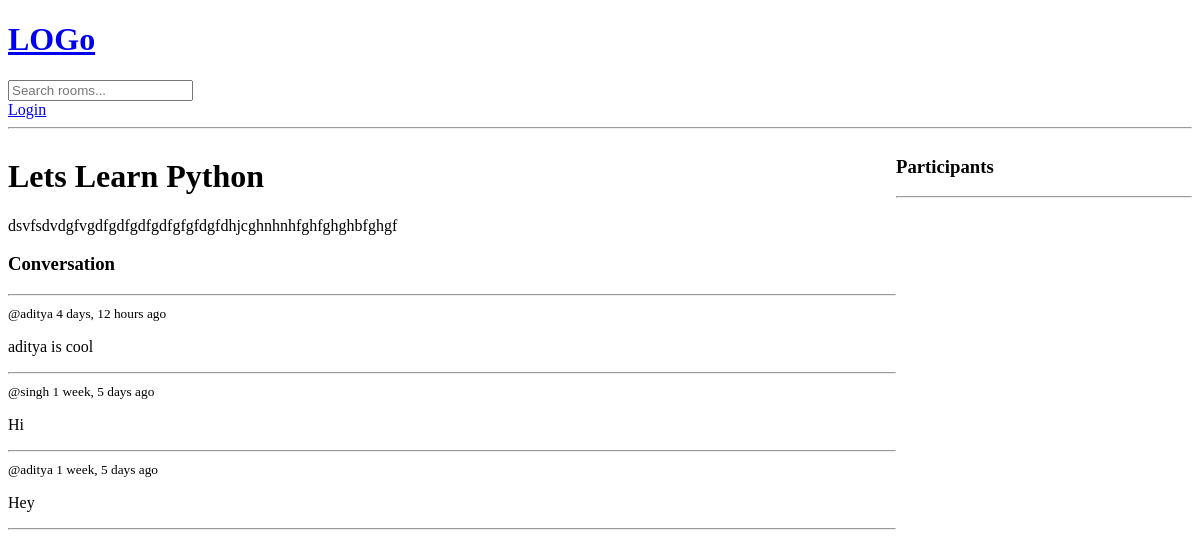
Page /room/1/ on the earlier database version.
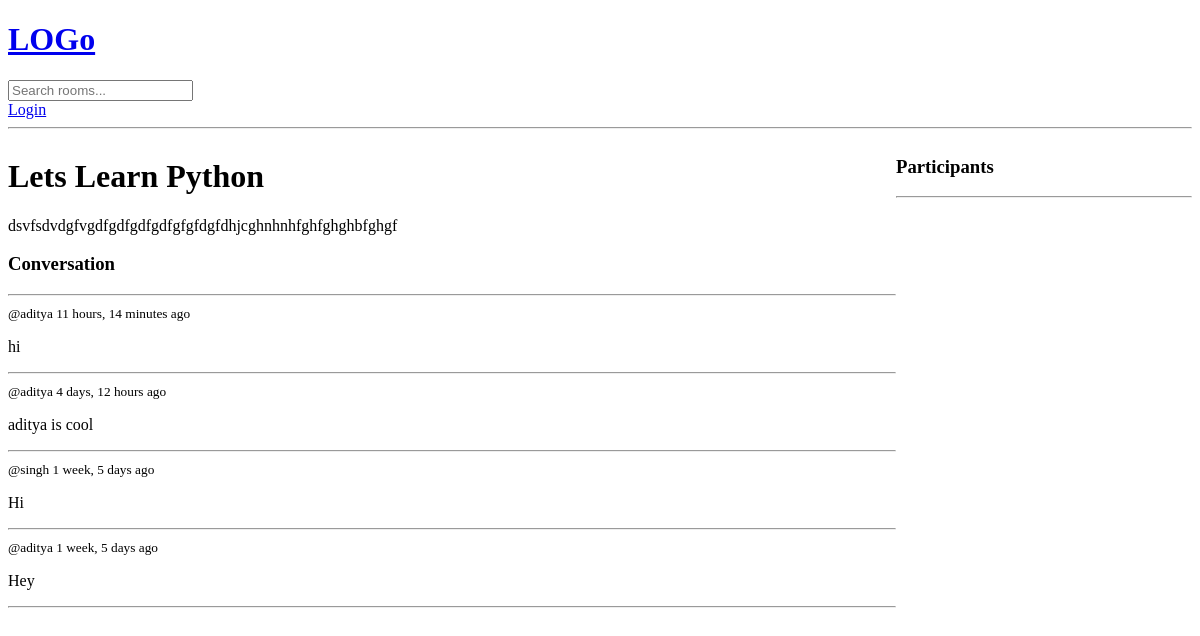
Same page on the later database version.
### base/models.py (models this page shows, shortened)
class Message(models.Model):
    user = models.ForeignKey(User, on_delete=models.CASCADE)
    room = models.ForeignKey(Room, on_delete=models.CASCADE)
    body = models.TextField()
    updated = models.DateTimeField(auto_now=True)
    created = models.DateTimeField(auto_now_add=True)

### base/views.py (the view, shortened to what this page needs)
# urls.py: path('room/<str:pk>/',views.room,name="room"),
def room(request,pk):
    room = Room.objects.get(id=pk)
    room_messages = room.message_set.all().order_by('-created')
    participants = room.participants.all()
    context = {'room':room,'room_messages':room_messages,'participants':participants}
    return render(request, 'base/room.html',context,)

### base/templates/base/room.html (shortened to what this page needs)
{% extends 'main.html'  %}
{% block content %}
<div class="room-container">
    <div>
<h1>{{room.name}}</h1>
<p>{{room.description}}</p>
<div class = "comment-wrapper">
<h3>Conversation</h3>
<hr>
{% for message in room_messages  %}
<div>
    <small>@{{message.user}}  {{message.created|timesince}} ago </small>
<p>{{message.body}}</p>
<hr>
</div>
{%  endfor %}
</div>
</div>
<div>
 <h3>Participants</h3>
 <hr>
</div>
</div>
{% endblock %}

Differences in the rows shown:
added Message: user "aditya", created "11 hours, 14 minutes", body "hi"
